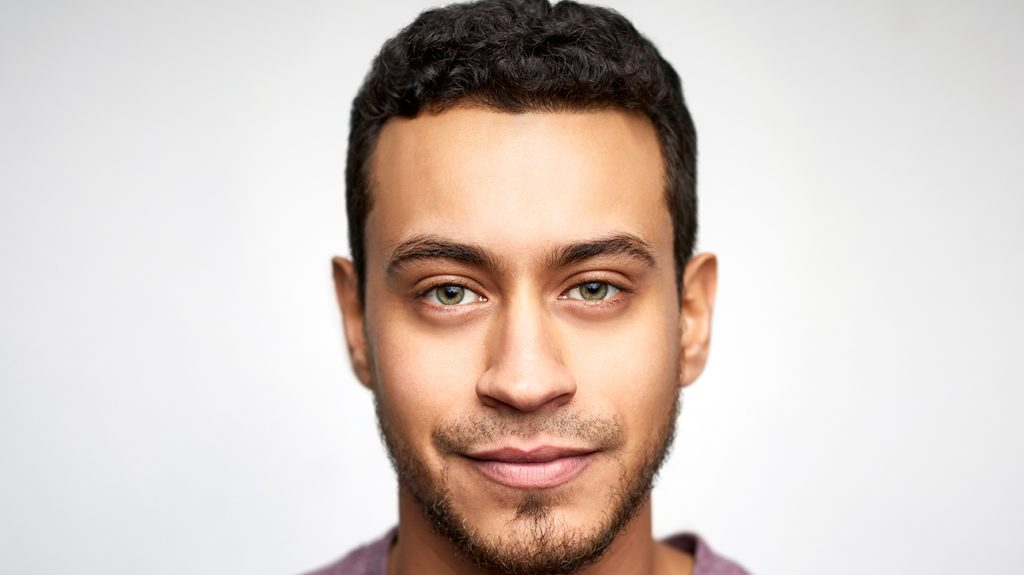
#> input picture imgs/Asymmetrical face_ Causes_ treatment....jpg, 1024 x 575 px
$ python -i example_full0.py   (imports and definitions only)   (older library calls are emulated)
#> lines starting #> are read from the running program, lines starting #| are printed output that depends on the picture
#> further down, picture is the input picture: shape (575, 1024, 3); mean B, G, R 193.5, 200.1, 212.8
# from genericpath import exists
import cv2
# import sys
import numpy as np
# from threading import Thread
import os
import traceback
import copy

from skimage.filters import threshold_yen
from skimage.exposure import rescale_intensity
# from skimage.io import imread, imsave

class ImageExperimentWindow:
    exist_window_names = dict()
    previous_values = dict()
    trackbars = dict()
    global_vars = dict()
    # [13 lines left out: function __init__, not called in this run]

    def get_window_name(self):
        return self.window_name

    # [4 lines left out: function change_value, not called in this run]


    def process(self, all_images, all_trackbars):
        return self.image_list[0], []

    # [37 lines left out: functions process_internal, start, not called in this run]

    def close_window(self):
        cv2.destroyWindow(self.window_name)

    # [82 lines left out: functions add_trackbar, automatic_brightness_and_contrast, get_color, not called in this run]


def get_contrast(image):
    return image.std()

def get_brightness(image):
    image = cv2.cvtColor(image, cv2.COLOR_BGR2HSV)
    return cv2.mean(cv2.split(image)[2])[0]


def nothing(x):
    pass


# Load in image

# def process(trackbars):


# [1 line not run here, left out]

# [1 line that did not run here, left out]
# [20 lines not run here, left out]
# [5 lines of commented-out code are left out]

def ktp_parse_button():
    pass

# [1 line not run here, left out]

# [68 lines left out: functions process, process1, onchange1, onchange, process2, adjust_gamma, not called in this run]


def preprocess(image):
    image = cv2.medianBlur(image, 3)
    return 255 - image


# [50 lines left out: functions postprocess, get_block_index, adaptive_median_threshold, block_image_process, process_image, not called in this run]


def sigmoid(x, orig, rad):
    k = np.exp((x - orig) * 5 / rad)
    return k / (k + 1.)


# [49 lines left out: functions combine_block, combine_block_image_process, not called in this run]


def combine_postprocess(image):
    return image


# [5 lines left out: function combine_process, not called in this run]

def increase_brightness(img, value=30):
#> called with value = 30
    hsv = cv2.cvtColor(img, cv2.COLOR_BGR2HSV)
#> hsv: shape (575, 1024, 3); mean H, S, V 36.4, 34.9, 213.4
    h, s, v = cv2.split(hsv)
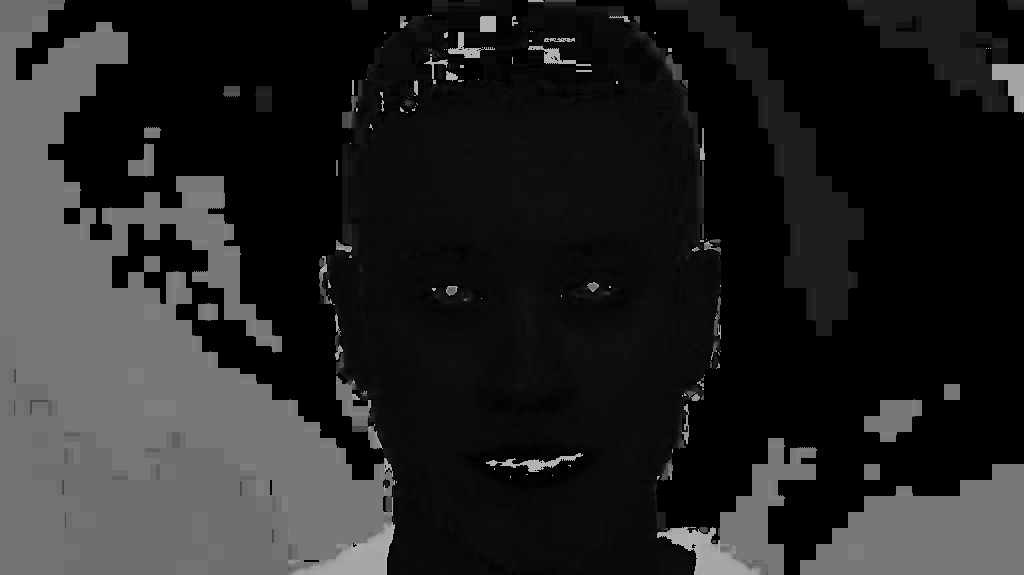
#> h: shape (575, 1024); min 0, max 179, mean 36.4
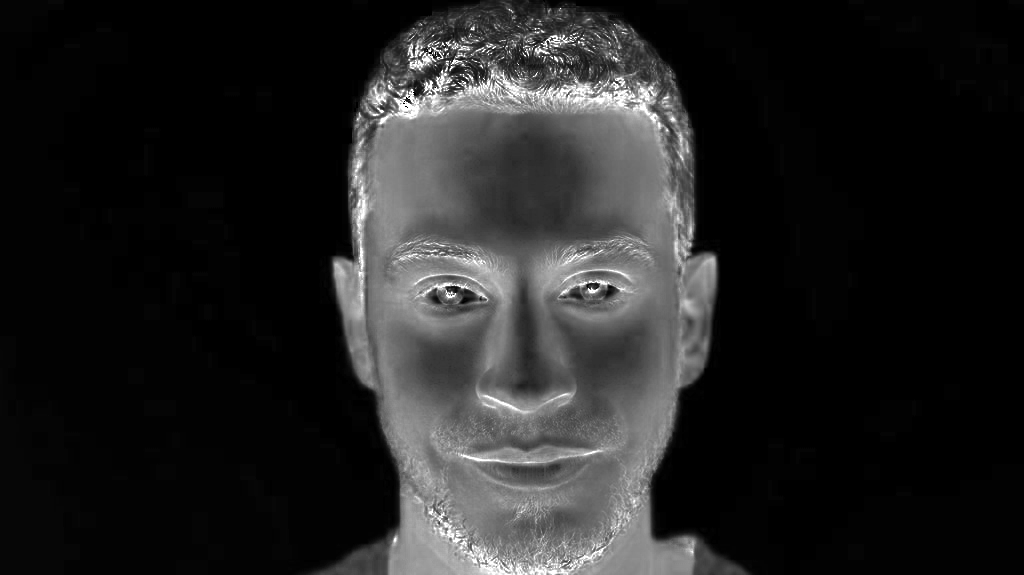
#> s: shape (575, 1024); min 0, max 255, mean 34.9
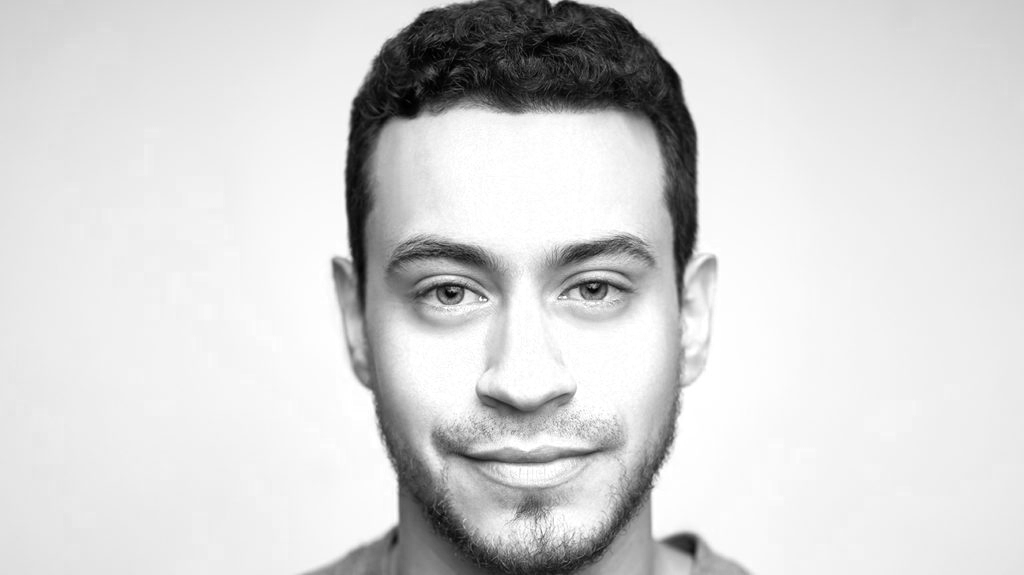
#> v: shape (575, 1024); min 0, max 255, mean 213.4

    lim = 255 - value
    v[v > lim] = 255
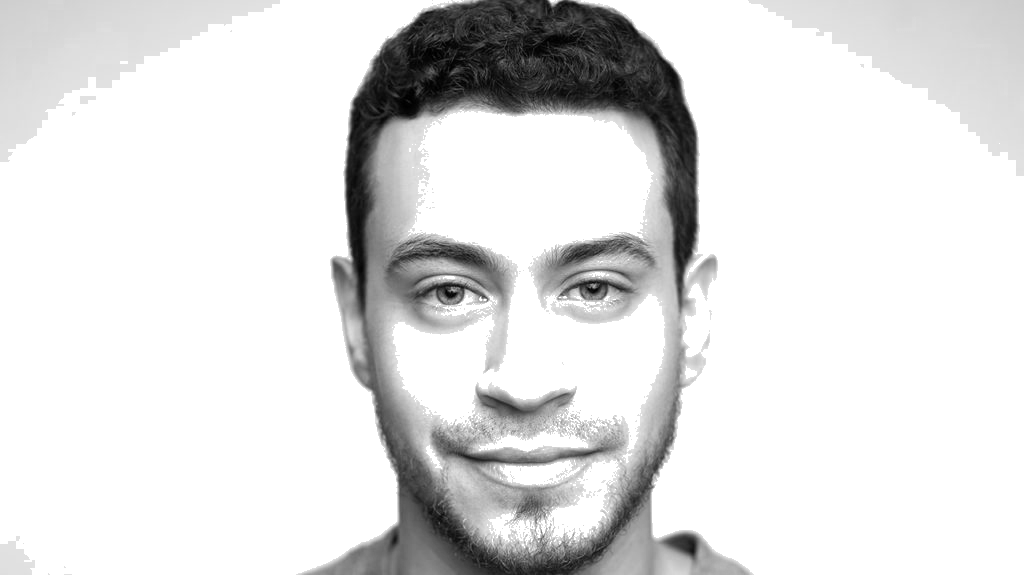
#> v: shape (575, 1024); min 0, max 255, mean 223.5

    mn = np.min(v[v <= lim])
#> mn = 0
    mx = np.max(v[v <= lim])
#> mx = 225
    if mn+value < 0:
        value = -mn

    if mx+value > 255:
        value = 255-mx


    value = np.uint8(value)
    v[v <= lim] += value
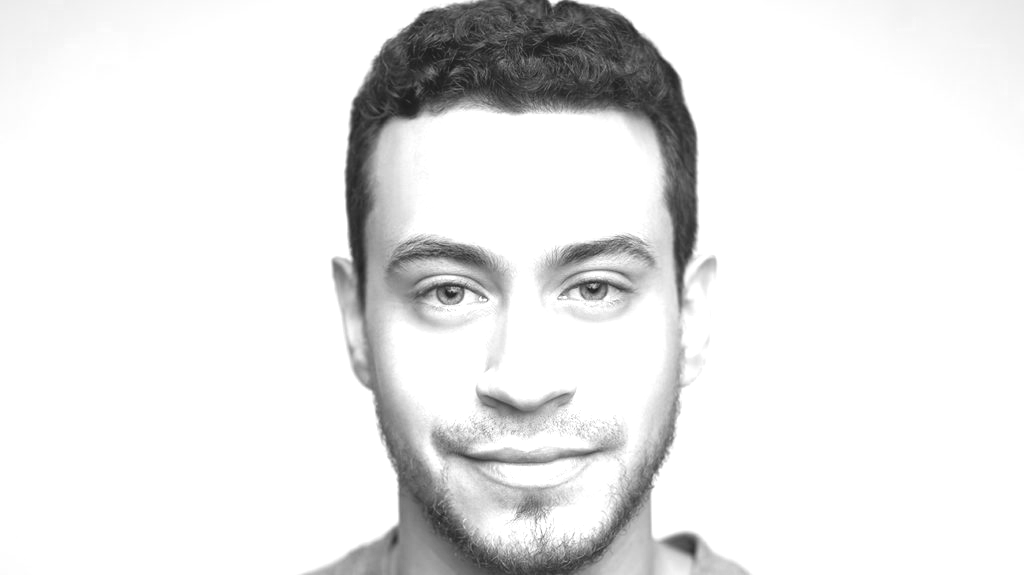
#> v: shape (575, 1024); min 30, max 255, mean 232.1

    final_hsv = cv2.merge((h, s, v))
#> final_hsv: shape (575, 1024, 3); mean H, S, V 36.4, 34.9, 232.1
    img = cv2.cvtColor(final_hsv, cv2.COLOR_HSV2BGR)
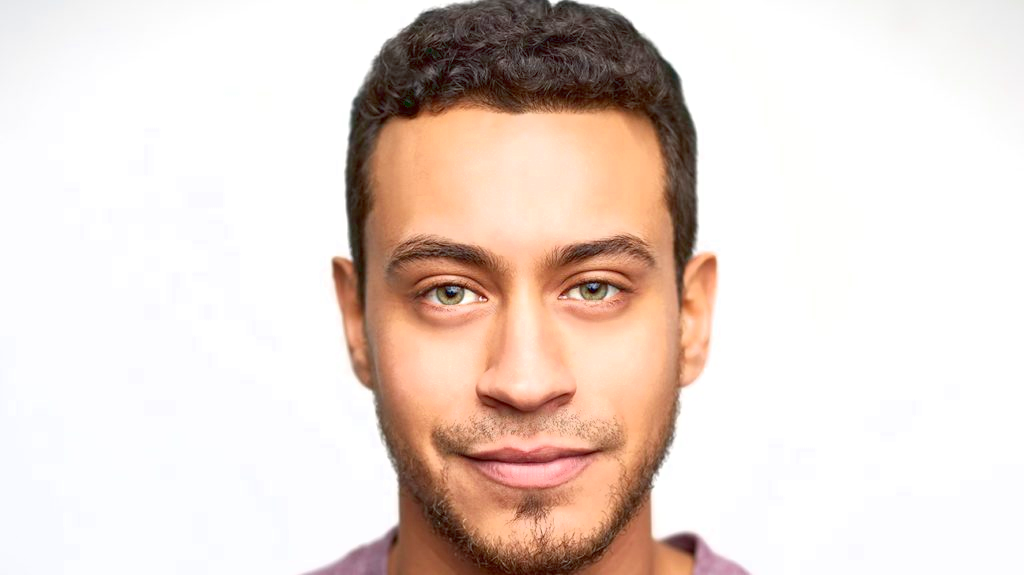
#> img: shape (575, 1024, 3); mean B, G, R 208.6, 216.2, 231.4
    return img

def blur_score(gray):
    return cv2.Laplacian(gray, cv2.CV_64F).var()


# [32 lines left out: functions unsharp_mask, onchange_write, not called in this run]

# [1 line not run here, left out]

>>> import cv2
>>> picture = cv2.imread('imgs/Asymmetrical face_ Causes_ treatment....jpg')
>>> result = increase_brightness(picture)

$ run again, on imgs/BioID Face Database _ Face Detection....jpg
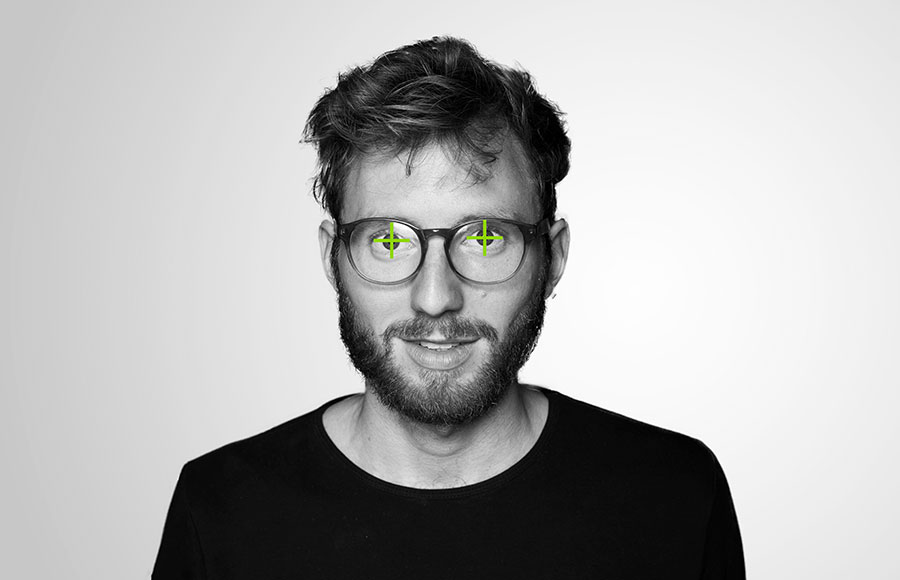
#> input picture imgs/BioID Face Database _ Face Detection....jpg, 900 x 580 px
#> picture is the input picture: shape (580, 900, 3); mean B, G, R 176.3, 176.5, 176.4
#> hsv: shape (580, 900, 3); mean H, S, V 0.3, 0.3, 176.5
#> in increase_brightness, `h, s, v = cv2.split(hsv)`:
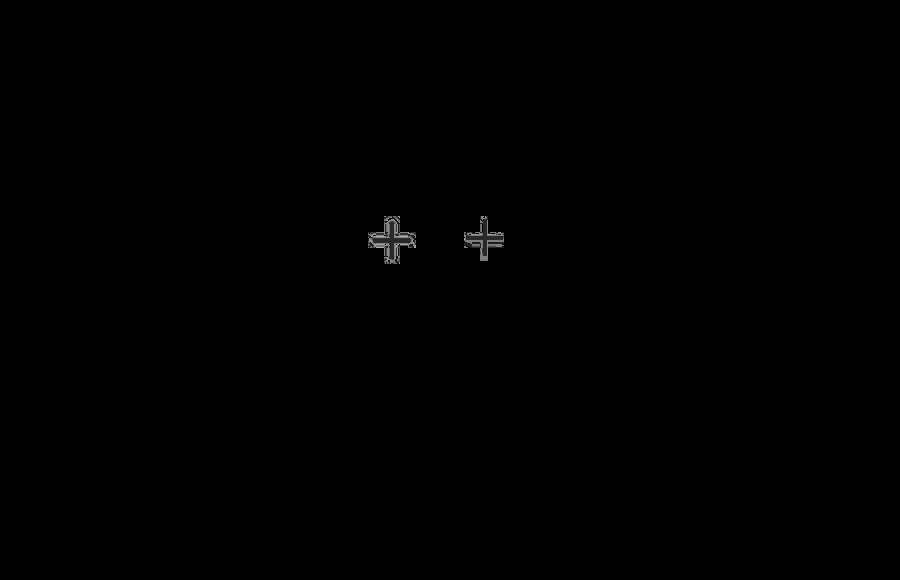
#> h: shape (580, 900); min 0, max 177, mean 0.3
#> mn = 0
#> mx = 225
#> in increase_brightness, `v[v <= lim] += value`:
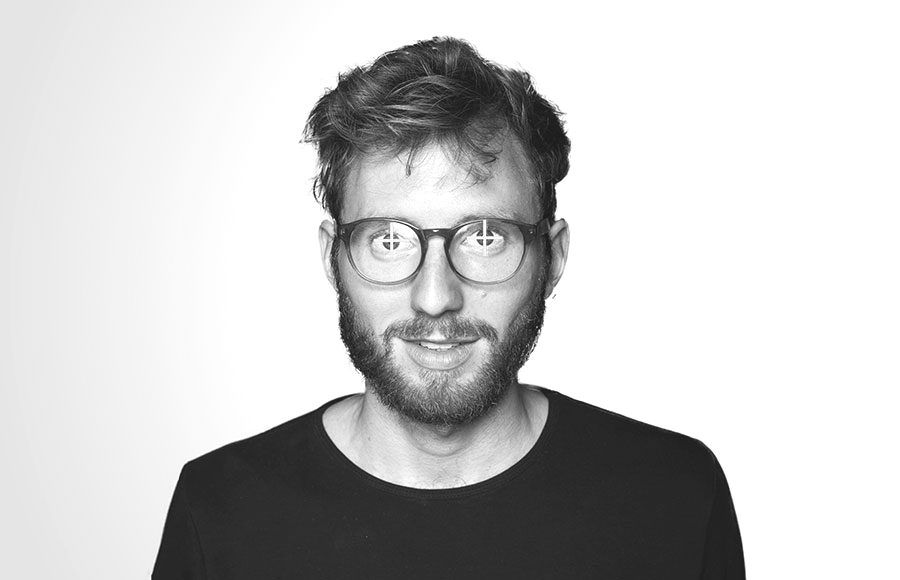
#> v: shape (580, 900); min 30, max 255, mean 200.1
#> final_hsv: shape (580, 900, 3); mean H, S, V 0.3, 0.3, 200.1

$ run again, on imgs/Characteristics of beautiful faces.jpg
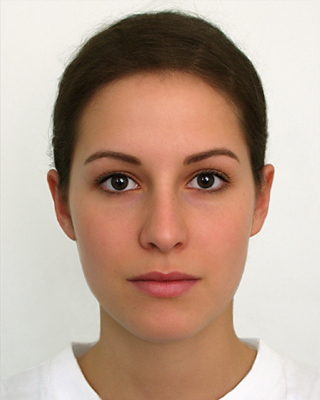
#> input picture imgs/Characteristics of beautiful faces.jpg, 320 x 400 px
#> picture is the input picture: shape (400, 320, 3); mean B, G, R 145.2, 162, 187.2
#> hsv: shape (400, 320, 3); mean H, S, V 22.4, 72.4, 187.6
#> in increase_brightness, `v[v > lim] = 255`:
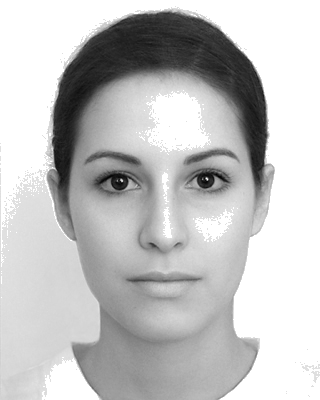
#> v: shape (400, 320); min 1, max 255, mean 193.8
#> mn = 1
#> mx = 225
#> final_hsv: shape (400, 320, 3); mean H, S, V 22.4, 72.4, 213
#> in increase_brightness, `img = cv2.cvtColor(final_hsv, cv2.COLOR_HSV2BGR)`:
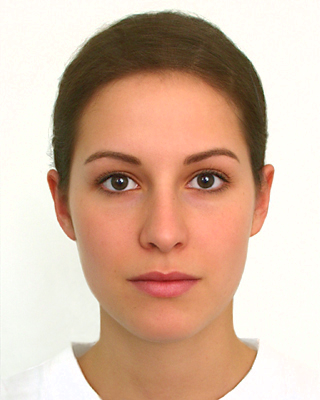
#> img: shape (400, 320, 3); mean B, G, R 162, 182.2, 212.5

$ run again, on imgs/FACE _ About FACE.jpg
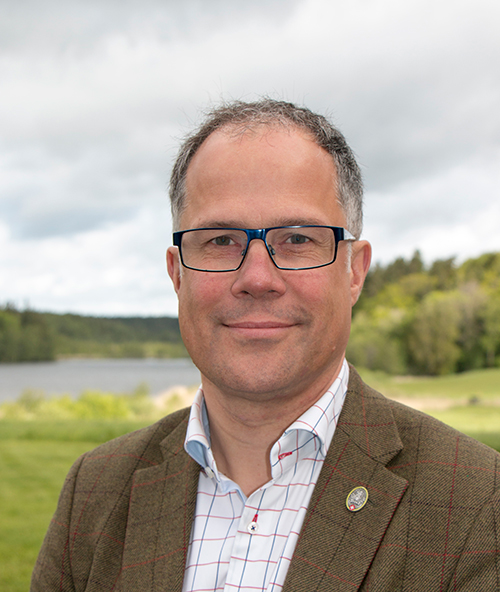
#> input picture imgs/FACE _ About FACE.jpg, 500 x 592 px
#> picture is the input picture: shape (592, 500, 3); mean B, G, R 149.2, 164.7, 176
#> hsv: shape (592, 500, 3); mean H, S, V 51.2, 58.4, 179
#> in increase_brightness, `v[v > lim] = 255`:
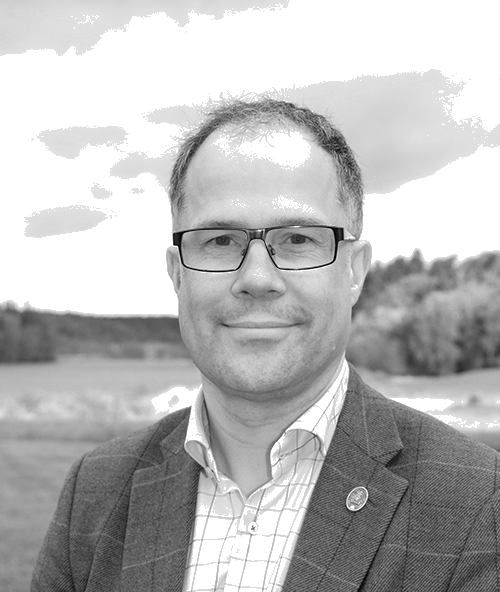
#> v: shape (592, 500); min 0, max 255, mean 184.6
#> mn = 0
#> mx = 225
#> final_hsv: shape (592, 500, 3); mean H, S, V 51.2, 58.4, 205.1
#> in increase_brightness, `img = cv2.cvtColor(final_hsv, cv2.COLOR_HSV2BGR)`:
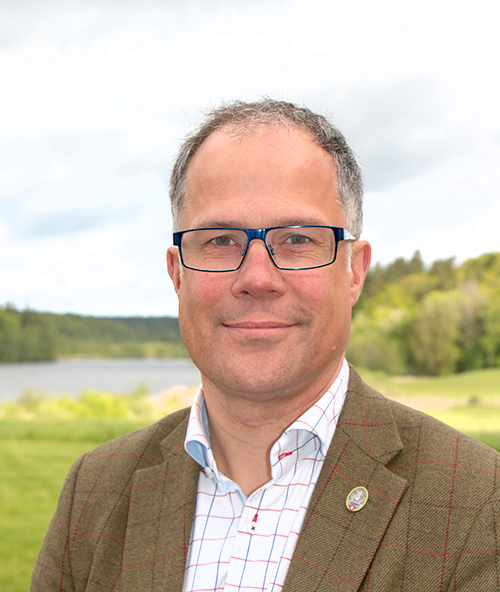
#> img: shape (592, 500, 3); mean B, G, R 168.6, 187.7, 201.5
